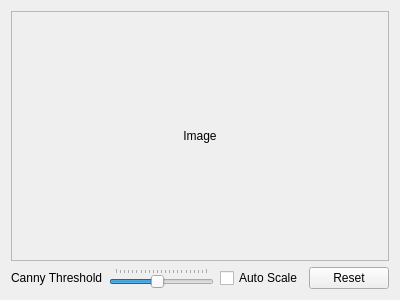
<?xml version="1.0" encoding="UTF-8"?>
<ui version="4.0">
 <class>FindContour</class>
 <widget class="QWidget" name="FindContour">
  <property name="windowModality">
   <enum>Qt::ApplicationModal</enum>
  </property>
  <property name="geometry">
   <rect>
    <x>0</x>
    <y>0</y>
    <width>400</width>
    <height>300</height>
   </rect>
  </property>
  <property name="windowTitle">
   <string>Find Contour</string>
  </property>
  <layout class="QGridLayout" name="gridLayout_2">
   <item row="0" column="0">
    <widget class="QScrollArea" name="imageScrollArea">
     <property name="widgetResizable">
      <bool>true</bool>
     </property>
     <widget class="QWidget" name="scrollAreaWidgetContents">
      <property name="geometry">
       <rect>
        <x>0</x>
        <y>0</y>
        <width>380</width>
        <height>245</height>
       </rect>
      </property>
      <layout class="QGridLayout" name="gridLayout">
       <item row="0" column="0">
        <widget class="QLabel" name="image">
         <property name="text">
          <string>Image</string>
         </property>
         <property name="alignment">
          <set>Qt::AlignCenter</set>
         </property>
        </widget>
       </item>
      </layout>
     </widget>
    </widget>
   </item>
   <item row="1" column="0">
    <layout class="QHBoxLayout" name="horizontalLayout">
     <item>
      <widget class="QLabel" name="cannyThresLabel">
       <property name="text">
        <string>Canny Threshold</string>
       </property>
      </widget>
     </item>
     <item>
      <widget class="QSlider" name="thresholdSlider">
       <property name="maximum">
        <number>220</number>
       </property>
       <property name="value">
        <number>100</number>
       </property>
       <property name="orientation">
        <enum>Qt::Horizontal</enum>
       </property>
       <property name="tickPosition">
        <enum>QSlider::TicksAbove</enum>
       </property>
      </widget>
     </item>
     <item>
      <widget class="QCheckBox" name="autoScaleCheckBox">
       <property name="text">
        <string>Auto Scale</string>
       </property>
      </widget>
     </item>
     <item>
      <widget class="QPushButton" name="resetButton">
       <property name="text">
        <string>Reset</string>
       </property>
      </widget>
     </item>
    </layout>
   </item>
  </layout>
 </widget>
 <resources/>
 <connections/>
</ui>
